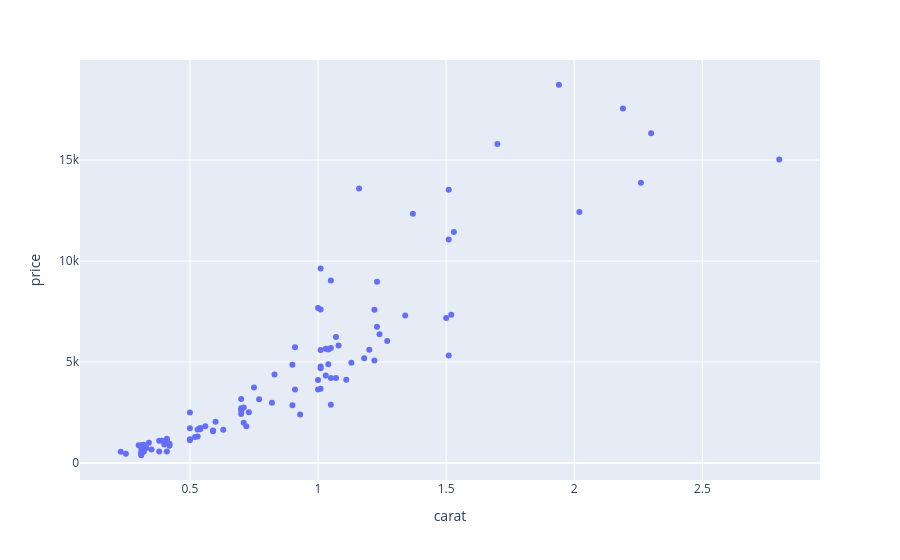

Source (notebook cell):
### Code cell
fig = px.scatter(df,x='carat',y='price')
fig

### Figure 1 — Plotly figure (JSON) as saved in the notebook; plotly's stock layout.template omitted (floating-point values rounded to 4 significant figures)
{"data": [{"hovertemplate": "carat=%{x}<br>price=%{y}<extra></extra>", "legendgroup": "", "marker": {"color": "#636efa", "symbol": "circle"}, "mode": "markers", "name": "", "orientation": "v", "showlegend": false, "type": "scatter", "x": [0.59, 0.3, 2.26, 1.34, 1.03, 1.01, 1, 0.31, 1.37, 1.11, 0.9, 0.31, 1.05, 0.42, 0.93, 0.6, 1, 1.94, 0.41, 0.41, 1.5, 1.7, 0.31, 0.23, 1.13, 1.22, 1.01, 0.91, 0.32, 1.05, 0.53, 0.34, 0.7, 0.71, 0.5, 0.39, 0.5, 0.25, 1.04, 0.54, 0.42, 0.7, 0.52, 1.27, 0.83, 1.53, 2.8, 1.08, 1.05, 0.91, 1.2, 0.5, 0.73, 0.35, 0.82, 0.54, 0.4, 1.03, 0.33, 1.07, 0.71, 1.51, 0.32, 1.51, 0.7, 1.18, 1.22, 0.42, 1.01, 0.75, 0.31, 1.23, 2.3, 1.52, 1.01, 0.38, 0.53, 1.23, 0.59, 0.38, 1.05, 0.31, 1.01, 0.41, 1.24, 2.02, 0.63, 0.77, 1.16, 0.7, 0.72, 1.01, 2.19, 1, 0.56, 1.51, 1.04, 1.07, 0.9, 0.5], "xaxis": "x", "y": [1607, 873, 13885, 7305, 4326, 9627, 7676, 379, 12342, 4120, 2857, 871, 4201, 921, 2396, 2037, 4102, 18735, 570, 1107, 7182, 15797, 464, 548, 4959, 7584, 4775, 3639, 554, 9032, 1314, 995, 2592, 2743, 1176, 1101, 1125, 454, 4892, 1662, 945, 3160, 1289, 6045, 4378, 11434, 15030, 5818, 2881, 5733, 5600, 2495, 2510, 669, 2985, 1726, 912, 5653, 743, 4201, 1986, 11062, 900, 13532, 2423, 5190, 5072, 847, 7602, 3740, 695, 6750, 16329, 7341, 4688, 568, 1653, 8971, 1573, 1096, 5697, 544, 3671, 1192, 6377, 12431, 1640, 3152, 13595, 2710, 1814, 5599, 17554, 3640, 1819, 5327, 5621, 6232, 4858, 1715], "yaxis": "y"}], "layout": {"autosize": true, "legend": {"tracegroupgap": 0}, "margin": {"t": 60}, "xaxis": {"anchor": "y", "autorange": true, "domain": [0, 1], "range": [0.0781, 2.952], "title": {"text": "carat"}, "type": "linear"}, "yaxis": {"anchor": "x", "autorange": true, "domain": [0, 1], "range": [-1042.0, 20160.0], "title": {"text": "price"}, "type": "linear"}}}
